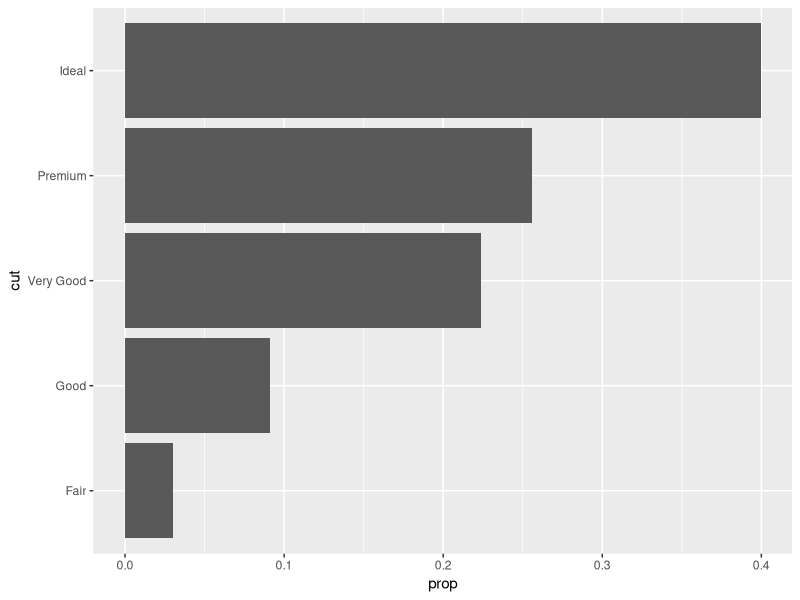
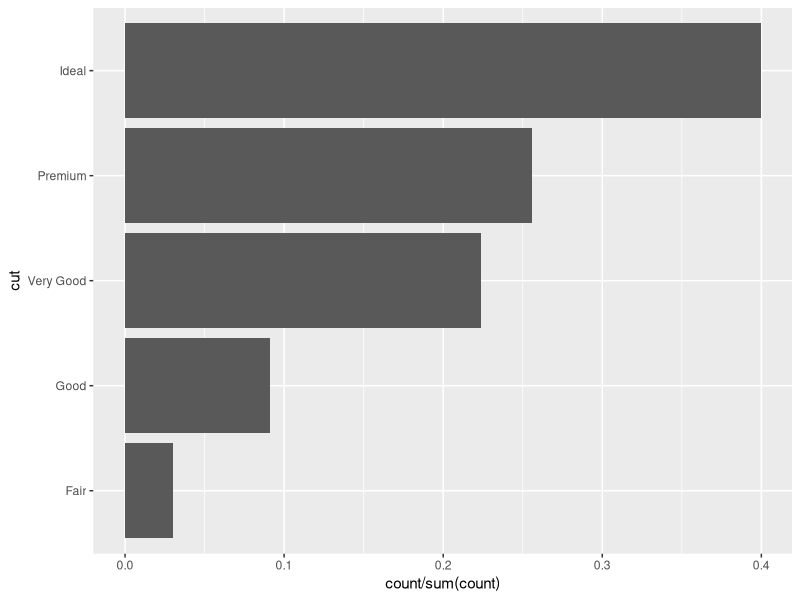
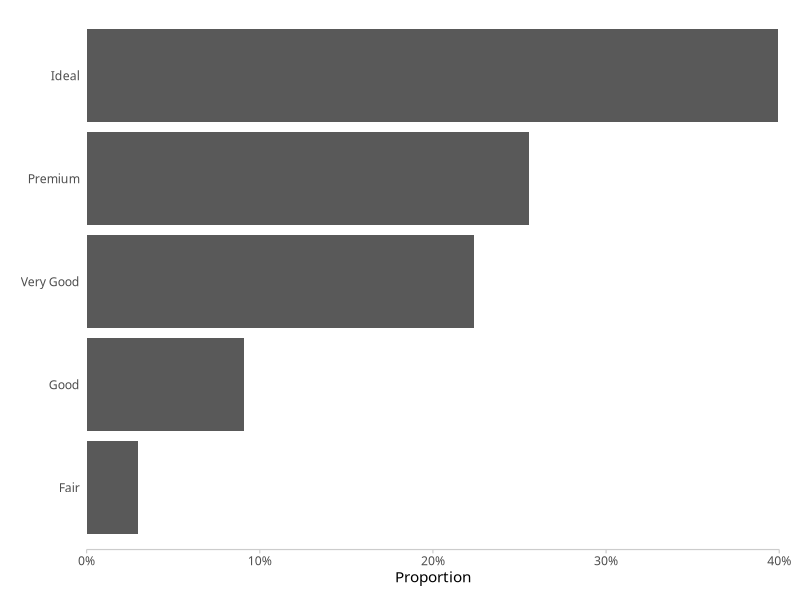
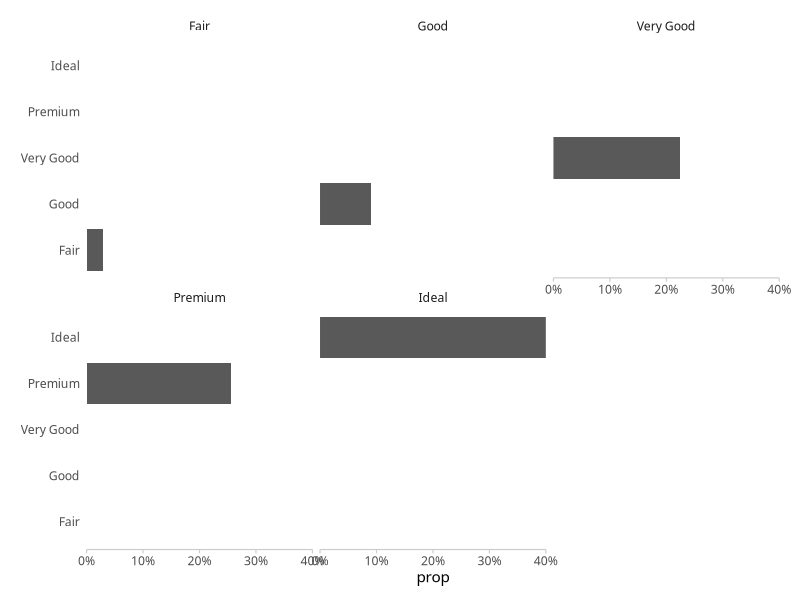
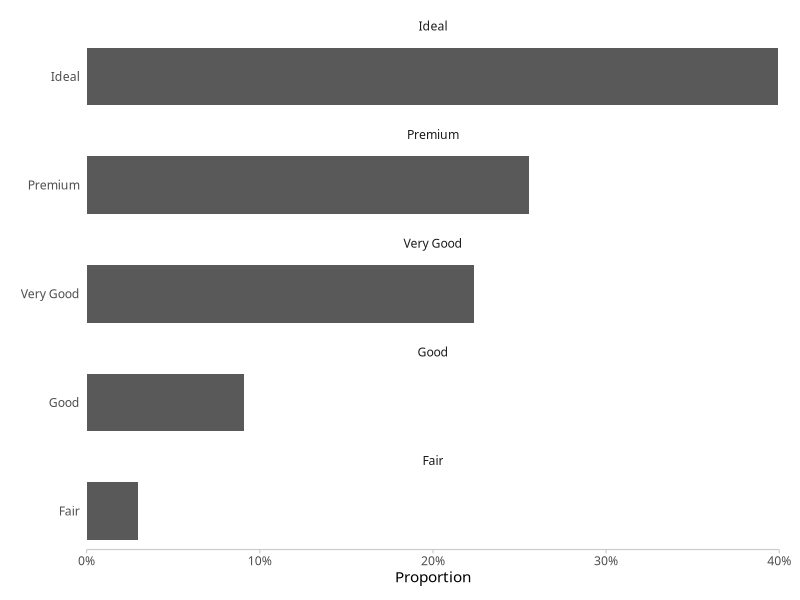
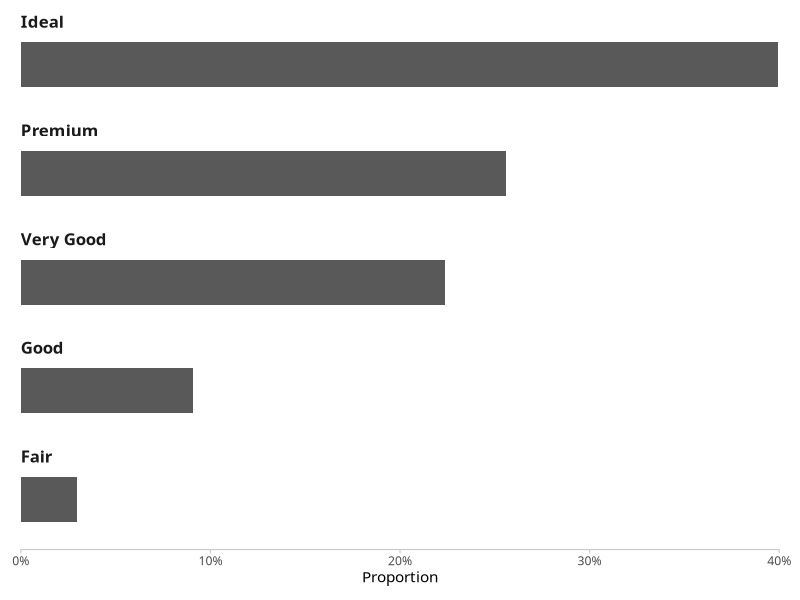
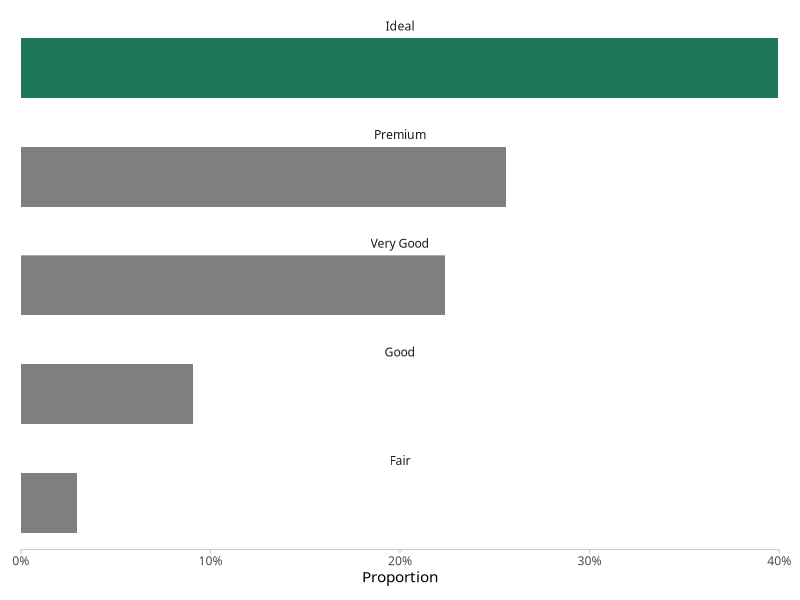
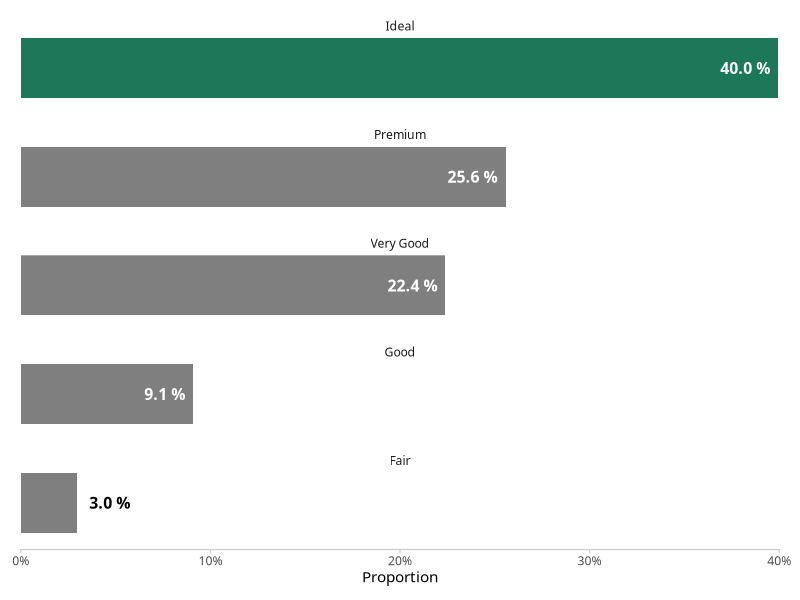

These charts were generated, in order, by the following R code:
## ---- chunk 1
knitr::opts_chunk$set(echo = TRUE, message = FALSE, warning = FALSE, dev = "ragg_png", res = 300)
library(systemfonts)
## ---- chunk 2
library(dplyr)
library(ggplot2)

diamonds |> 
  summarize(prop = n() / nrow(diamonds), .by = cut) |> 
  mutate(cut = forcats::fct_reorder(cut, prop))
## ---- chunk 3
diamonds |> 
  summarize(prop = n() / nrow(diamonds), .by = cut) |> 
  mutate(cut = forcats::fct_reorder(cut, prop)) |> 
  ggplot(aes(prop, cut)) +
  geom_col()
## ---- chunk 4
ggplot(diamonds, aes(y = cut, x = after_stat(count / sum(count)))) +
  geom_bar()
## ---- chunk 5
theme_set(theme_minimal(base_family = "Spline Sans"))
theme_update(
  panel.grid.minor = element_blank(),
  panel.grid.major = element_blank(),
  axis.line.x = element_line(color = "grey80", linewidth = .4),
  axis.ticks.x = element_line(color = "grey80", linewidth = .4),
  axis.title.y = element_blank(),
  plot.margin = margin(10, 15, 10, 15)
)

diamonds |> 
  summarize(prop = n() / nrow(diamonds), .by = cut) |> 
  mutate(cut = forcats::fct_reorder(cut, prop)) |> 
  ggplot(aes(prop, cut)) +
  geom_col() +
  scale_x_continuous(
    expand = c(0, 0), limits = c(0, .4),
    labels = scales::label_percent(),
    name = "Proportion"
  ) 
## ---- chunk 6
diamonds |> 
  summarize(prop = n() / nrow(diamonds), .by = cut) |> 
  mutate(cut = forcats::fct_reorder(cut, prop)) |> 
  ggplot(aes(prop, cut)) +
  geom_col() +
  facet_wrap(~ cut) +
  scale_x_continuous(
    expand = c(0, 0), limits = c(0, .4),
    labels = scales::label_percent(),
  )
## ---- chunk 7
diamonds |> 
  summarize(prop = n() / nrow(diamonds), .by = cut) |> 
  mutate(cut = forcats::fct_reorder(cut, -prop)) |> 
  ggplot(aes(prop, cut)) +
  geom_col() +
  facet_wrap(~ cut, ncol = 1, scales = "free_y") +
  scale_x_continuous(
    expand = c(0, 0), limits = c(0, .4),
    labels = scales::label_percent(),
    name = "Proportion"
  )
## ---- chunk 8
diamonds |> 
  summarize(prop = n() / nrow(diamonds), .by = cut) |> 
  mutate(cut = forcats::fct_reorder(cut, -prop)) |> 
  ggplot(aes(prop, cut)) +
  geom_col() +
  facet_wrap(~ cut, ncol = 1, scales = "free_y") +
  scale_x_continuous(
    expand = c(0, 0), limits = c(0, .4),
    labels = scales::label_percent(),
    name = "Proportion"
  ) +
  scale_y_discrete(
    guide = "none", expand = expansion(add = c(1, .7))
  ) +
  theme(strip.text = element_text(
    hjust = 0, size = rel(1.1), 
    face = "bold", margin = margin(rep(0, 4))
  ))
## ---- chunk 9
p <- 
  diamonds |> 
  summarize(prop = n() / nrow(diamonds), .by = cut) |> 
  mutate(cut = forcats::fct_reorder(cut, -prop)) |> 
  ggplot(aes(prop, cut)) +
  geom_col(aes(fill = as.numeric(cut) == 1)) +
  facet_wrap(~ cut, ncol = 1, scales = "free_y") +
  scale_x_continuous(
    expand = c(0, 0), limits = c(0, .4),
    labels = scales::label_percent(),
    name = "Proportion"
  ) +
  scale_y_discrete(guide = "none", expand = expansion(add = c(.7, .45))) +
  scale_fill_manual(values = c("grey50", "#1D785A"), guide = "none")

p
## ---- chunk 10
p +
  geom_text(
    aes(label = paste("  ", sprintf("%2.1f", prop * 100), "%  "), 
        color = prop > .05, hjust = prop > .05),
    size = 4, fontface = "bold", family = "Spline Sans"
  ) +
  scale_color_manual(values = c("black", "white"), guide = "none")
## ---- chunk 11
p +
  geom_text(
    aes(label = paste("  ", sprintf("%2.1f", prop * 100), "%  "), 
        color = prop > .05, hjust = prop > .05),
    size = 4, fontface = "bold", family = "Spline Sans"
  ) +
  scale_x_continuous(guide = "none", name = NULL, expand = c(0, 0)) +
  scale_color_manual(values = c("black", "white"), guide = "none")
## ---- chunk 12
diamonds |> 
  summarize(prop = n() / nrow(diamonds), .by = cut) |> 
  mutate(cut = forcats::fct_reorder(cut, prop)) |> 
  ggplot(aes(prop, cut)) +
  geom_col(width = .5) +
  geom_text(
    aes(label = cut, x = 0),
    family = "Spline Sans", fontface = "bold",
    hjust = 0, vjust = -2, size = 4
  ) +
  scale_x_continuous(
    expand = c(0, 0), limits = c(0, .4),
    labels = scales::label_percent(),
    name = "Proportion"
  ) +
  scale_y_discrete(guide = "none")
## ---- chunk 13
diamonds |> 
  summarize(prop = n() / nrow(diamonds), .by = cut) |> 
  mutate(cut = forcats::fct_reorder(cut, prop)) |> 
  ggplot(aes(prop, cut)) +
  geom_col(width = .5) +
  geom_text(
    aes(label = cut, x = 0),
    family = "Spline Sans", fontface = "bold",
    hjust = 0, nudge_y = .5, size = 6.5
  ) +
  scale_x_continuous(
    expand = c(0, 0), limits = c(0, .4),
    labels = scales::label_percent(),
    name = "Proportion"
  ) +
  scale_y_discrete(guide = "none")
## ---- chunk 14
sessionInfo()
